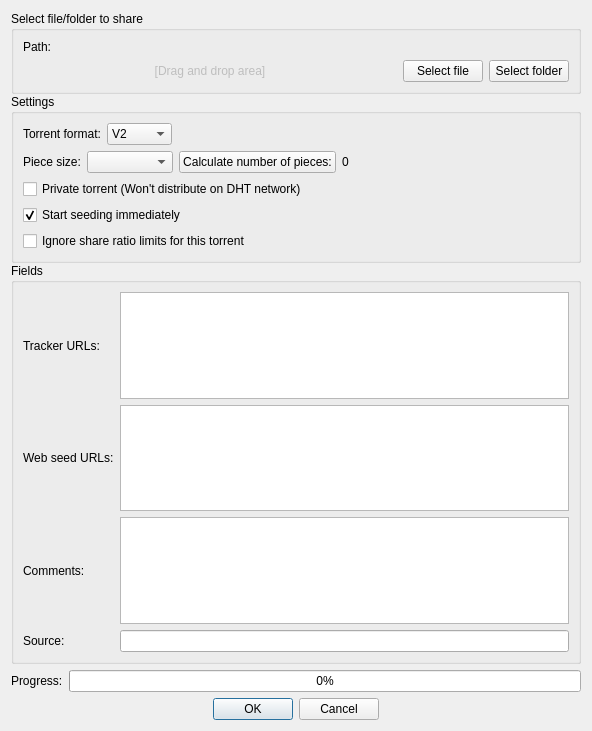
<?xml version="1.0" encoding="UTF-8"?>
<ui version="4.0">
 <class>TorrentCreatorDialog</class>
 <widget class="QDialog" name="TorrentCreatorDialog">
  <property name="geometry">
   <rect>
    <x>0</x>
    <y>0</y>
    <width>592</width>
    <height>731</height>
   </rect>
  </property>
  <property name="acceptDrops">
   <bool>true</bool>
  </property>
  <property name="windowTitle">
   <string>Torrent Creator</string>
  </property>
  <layout class="QVBoxLayout" name="verticalLayout">
   <item>
    <widget class="QScrollArea" name="scrollArea">
     <property name="frameShape">
      <enum>QFrame::Shape::NoFrame</enum>
     </property>
     <property name="widgetResizable">
      <bool>true</bool>
     </property>
     <widget class="QWidget" name="scrollAreaWidgetContents">
      <property name="geometry">
       <rect>
        <x>0</x>
        <y>0</y>
        <width>560</width>
        <height>668</height>
       </rect>
      </property>
      <layout class="QVBoxLayout" name="verticalLayout_5">
       <property name="spacing">
        <number>0</number>
       </property>
       <property name="leftMargin">
        <number>0</number>
       </property>
       <property name="topMargin">
        <number>0</number>
       </property>
       <property name="rightMargin">
        <number>0</number>
       </property>
       <property name="bottomMargin">
        <number>0</number>
       </property>
       <item>
        <widget class="QGroupBox" name="groupBox">
         <property name="title">
          <string>Select file/folder to share</string>
         </property>
         <layout class="QVBoxLayout" name="verticalLayout_3">
          <item>
           <layout class="QHBoxLayout" name="horizontalLayout">
            <item>
             <widget class="QLabel" name="label">
              <property name="text">
               <string>Path:</string>
              </property>
             </widget>
            </item>
            <item>
             <widget class="FileSystemPathLineEdit" name="textInputPath" native="true">
              <property name="acceptDrops">
               <bool>false</bool>
              </property>
             </widget>
            </item>
           </layout>
          </item>
          <item>
           <layout class="QHBoxLayout" name="horizontalLayout_3">
            <item>
             <widget class="QLabel" name="label_2">
              <property name="enabled">
               <bool>false</bool>
              </property>
              <property name="sizePolicy">
               <sizepolicy hsizetype="Expanding" vsizetype="Preferred">
                <horstretch>0</horstretch>
                <verstretch>0</verstretch>
               </sizepolicy>
              </property>
              <property name="text">
               <string>[Drag and drop area]</string>
              </property>
              <property name="alignment">
               <set>Qt::AlignmentFlag::AlignCenter</set>
              </property>
             </widget>
            </item>
            <item>
             <widget class="QPushButton" name="addFileButton">
              <property name="text">
               <string>Select file</string>
              </property>
             </widget>
            </item>
            <item>
             <widget class="QPushButton" name="addFolderButton">
              <property name="text">
               <string>Select folder</string>
              </property>
             </widget>
            </item>
           </layout>
          </item>
         </layout>
        </widget>
       </item>
       <item>
        <widget class="QGroupBox" name="groupBox_2">
         <property name="title">
          <string>Settings</string>
         </property>
         <layout class="QVBoxLayout" name="verticalLayout_2">
          <item>
           <widget class="QWidget" name="widgetTorrentFormat" native="true">
            <layout class="QHBoxLayout" name="layoutTorrentFormat">
             <property name="leftMargin">
              <number>0</number>
             </property>
             <property name="topMargin">
              <number>0</number>
             </property>
             <property name="rightMargin">
              <number>0</number>
             </property>
             <property name="bottomMargin">
              <number>0</number>
             </property>
             <item>
              <widget class="QLabel" name="labelTorrentFormat">
               <property name="text">
                <string>Torrent format:</string>
               </property>
              </widget>
             </item>
             <item>
              <widget class="QComboBox" name="comboTorrentFormat">
               <item>
                <property name="text">
                 <string notr="true">V2</string>
                </property>
               </item>
               <item>
                <property name="text">
                 <string>Hybrid</string>
                </property>
               </item>
               <item>
                <property name="text">
                 <string notr="true">V1</string>
                </property>
               </item>
              </widget>
             </item>
             <item>
              <spacer name="horizontalSpacer_2">
               <property name="orientation">
                <enum>Qt::Orientation::Horizontal</enum>
               </property>
               <property name="sizeHint" stdset="0">
                <size>
                 <width>40</width>
                 <height>20</height>
                </size>
               </property>
              </spacer>
             </item>
            </layout>
           </widget>
          </item>
          <item>
           <layout class="QHBoxLayout" name="pieceSizeLayout">
            <item>
             <widget class="QLabel" name="txtPieceSize">
              <property name="text">
               <string>Piece size:</string>
              </property>
             </widget>
            </item>
            <item>
             <widget class="QComboBox" name="comboPieceSize">
              <property name="currentIndex">
               <number>0</number>
              </property>
              <property name="minimumContentsLength">
               <number>7</number>
              </property>
             </widget>
            </item>
            <item>
             <widget class="QPushButton" name="buttonCalcTotalPieces">
              <property name="text">
               <string>Calculate number of pieces:</string>
              </property>
             </widget>
            </item>
            <item>
             <widget class="QLabel" name="labelTotalPieces">
              <property name="text">
               <string notr="true">0</string>
              </property>
             </widget>
            </item>
            <item>
             <spacer name="spacer1">
              <property name="orientation">
               <enum>Qt::Orientation::Horizontal</enum>
              </property>
              <property name="sizeHint" stdset="0">
               <size>
                <width>40</width>
                <height>20</height>
               </size>
              </property>
             </spacer>
            </item>
           </layout>
          </item>
          <item>
           <widget class="QCheckBox" name="checkPrivate">
            <property name="text">
             <string>Private torrent (Won't distribute on DHT network)</string>
            </property>
           </widget>
          </item>
          <item>
           <widget class="QCheckBox" name="checkStartSeeding">
            <property name="text">
             <string>Start seeding immediately</string>
            </property>
            <property name="checked">
             <bool>true</bool>
            </property>
           </widget>
          </item>
          <item>
           <widget class="QCheckBox" name="checkIgnoreShareLimits">
            <property name="text">
             <string>Ignore share ratio limits for this torrent</string>
            </property>
           </widget>
          </item>
         </layout>
        </widget>
       </item>
       <item>
        <widget class="QGroupBox" name="groupBox_3">
         <property name="title">
          <string>Fields</string>
         </property>
         <layout class="QGridLayout" name="gridLayout_2">
          <item row="0" column="0">
           <widget class="QLabel" name="lbl_announce_url">
            <property name="text">
             <string>Tracker URLs:</string>
            </property>
           </widget>
          </item>
          <item row="0" column="1">
           <widget class="QTextEdit" name="trackersList">
            <property name="toolTip">
             <string>You can separate tracker tiers / groups with an empty line.</string>
            </property>
            <property name="tabChangesFocus">
             <bool>true</bool>
            </property>
            <property name="acceptRichText">
             <bool>false</bool>
            </property>
           </widget>
          </item>
          <item row="1" column="0">
           <widget class="QLabel" name="urlSeeds_lbl">
            <property name="text">
             <string>Web seed URLs:</string>
            </property>
           </widget>
          </item>
          <item row="1" column="1">
           <widget class="QTextEdit" name="URLSeedsList">
            <property name="tabChangesFocus">
             <bool>true</bool>
            </property>
            <property name="acceptRichText">
             <bool>false</bool>
            </property>
           </widget>
          </item>
          <item row="2" column="0">
           <widget class="QLabel" name="lbl_comment">
            <property name="text">
             <string>Comments:</string>
            </property>
           </widget>
          </item>
          <item row="2" column="1">
           <widget class="QTextEdit" name="txtComment">
            <property name="tabChangesFocus">
             <bool>true</bool>
            </property>
            <property name="acceptRichText">
             <bool>false</bool>
            </property>
           </widget>
          </item>
          <item row="3" column="0">
           <widget class="QLabel" name="labelSource">
            <property name="text">
             <string>Source:</string>
            </property>
           </widget>
          </item>
          <item row="3" column="1">
           <widget class="QLineEdit" name="lineEditSource"/>
          </item>
         </layout>
        </widget>
       </item>
      </layout>
     </widget>
    </widget>
   </item>
   <item>
    <layout class="QHBoxLayout" name="horizontalLayout_2">
     <item>
      <widget class="QLabel" name="progressLbl">
       <property name="text">
        <string>Progress:</string>
       </property>
      </widget>
     </item>
     <item>
      <widget class="QProgressBar" name="progressBar">
       <property name="value">
        <number>0</number>
       </property>
      </widget>
     </item>
    </layout>
   </item>
   <item>
    <widget class="QDialogButtonBox" name="buttonBox">
     <property name="standardButtons">
      <set>QDialogButtonBox::StandardButton::Cancel|QDialogButtonBox::StandardButton::Ok</set>
     </property>
     <property name="centerButtons">
      <bool>true</bool>
     </property>
    </widget>
   </item>
  </layout>
 </widget>
 <customwidgets>
  <customwidget>
   <class>FileSystemPathLineEdit</class>
   <extends>QWidget</extends>
   <header>gui/fspathedit.h</header>
   <container>1</container>
  </customwidget>
 </customwidgets>
 <resources/>
 <connections/>
</ui>
